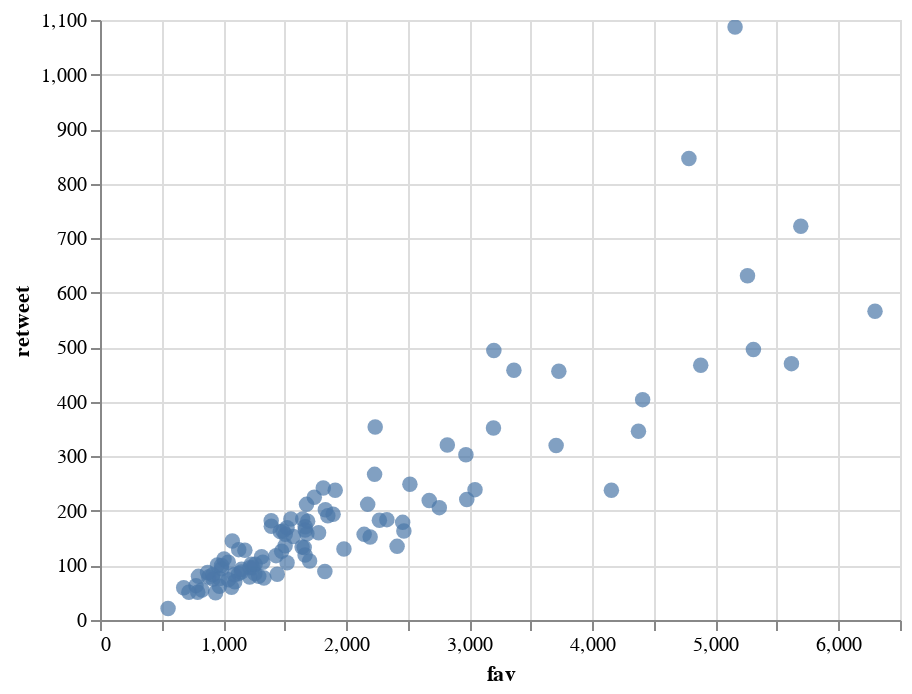

Notebook source saved alongside this figure:
### Markdown cell above
# Visualizaciones interactivas

Vega-Lite es una gramática en JSON descriptiva para representar visualizaciones.

Altair por otro lado, es una herramienta de visualización.  Se pueden combinar de manera directa.

Supercombo :@



# VEGA-LITE
https://vega.github.io/vega-lite/


# ALTAIR
https://altair-viz.github.io/

### Code cell
import pandas as pd
import altair as alt

# from vega_datasets import data

url = "https://raw.githubusercontent.com/aaizemberg/vis/gh-pages/narda/df_NardaLepes.tsv"
df = pd.read_csv(url, sep="\t" )

alt.Chart(df).mark_circle(size=60).encode(
    x='fav',
    y='retweet',
    tooltip=['text']
).interactive()

### Figure 1 — Vega-Lite specification as saved in the notebook (floating-point values rounded to 4 significant figures)
{"config": {"view": {"continuousWidth": 400, "continuousHeight": 300}}, "data": {"name": "data-5f6160366306339d4011c35e17a1ac81"}, "mark": {"type": "circle", "size": 60}, "encoding": {"tooltip": [{"type": "nominal", "field": "text"}], "x": {"type": "quantitative", "field": "fav"}, "y": {"type": "quantitative", "field": "retweet"}}, "selection": {"selector001": {"type": "interval", "bind": "scales", "encodings": ["x", "y"]}}, "$schema": "https://vega.github.io/schema/vega-lite/v4.0.2.json", "datasets": {"data-5f6160366306339d4011c35e17a1ac81": [{"screen_name": "NardaLepes", "date": "Mon Jul 30 14:44:00 +0000 2018", "fav": 553, "retweet": 21, "text": "104) queres flambear ? (Claro nivel 3) el alcohol lo pones con la sartén FUERA del fuego...."}, {"screen_name": "NardaLepes", "date": "Sat Jul 28 15:03:21 +0000 2018", "fav": 2195, "retweet": 152, "text": "103) congelar 2: descongela lento, es la clave. En heladera es lo ideal. Asi cuidás la textura. No descongeles en bacha bajo el agua... por favorrrr!"}, {"screen_name": "NardaLepes", "date": "Sat Jul 28 14:59:02 +0000 2018", "fav": 939, "retweet": 50, "text": "102) congelar 1:  en tandas chicas , dividido, asi se congela mas rapido (queda mejor todo) no bloques gigantes."}, {"screen_name": "NardaLepes", "date": "Fri Jul 27 22:22:11 +0000 2018", "fav": 4155, "retweet": 238, "text": "101) se buen cliente de la verduleria, carniceria, pescaderia. Se fiel. Dale feed back , reconocele el buen producto y avisale cuando es medio medio. Establece vinculo, te va a cuidar."}, {"screen_name": "NardaLepes", "date": "Fri Jul 27 20:33:45 +0000 2018", "fav": 5160, "retweet": 1087, "text": "100) si queres saber si estas comiendo bien, funciona mucho con niños ( que les gusta el temita ).  Tu caca tiene que flotar. Si va al fondo, falta equilibrio, mas frutas y mas verduras."}, {"screen_name": "NardaLepes", "date": "Fri Jul 27 00:23:21 +0000 2018", "fav": 2675, "retweet": 219, "text": "99) conoce las comidas de los otros, vecinos, provincias, paises, u otras culturas. Acercate a las colectividades y proba todo que puedas. Siempre vas a aprender, inspirarte y cocinar mejor."}, {"screen_name": "NardaLepes", "date": "Wed Jul 25 18:22:51 +0000 2018", "fav": 3706, "retweet": 320, "text": "98) milanesas al horno. Para que no sean una suela blanca y seca; calentás bien la placa de horno sin nada, pones las milas con un poquito de aceite en la parte baja del horno , pocos minutos x lado."}, {"screen_name": "NardaLepes", "date": "Tue Jul 24 23:57:49 +0000 2018", "fav": 5694, "retweet": 722, "text": "97) cuando domines una receta, enseñasela a alguien. Eso es hacer el bien. Comparti. Pasala."}, {"screen_name": "NardaLepes", "date": "Tue Jul 24 23:19:13 +0000 2018", "fav": 1440, "retweet": 84, "text": "96) la mayoria de los hornos mienten. Manejate con bajo, medio y fuerte. No con numeros. (Exepto en pasteleria... ya sabes)"}, {"screen_name": "NardaLepes", "date": "Tue Jul 24 23:12:16 +0000 2018", "fav": 970, "retweet": 62, "text": "95)hace tus vinagretas en un frasco. Tapa y sacudi a lo loco.  Si esta muy densa, chorrito de agua fria."}, {"screen_name": "NardaLepes", "date": "Tue Jul 24 23:06:23 +0000 2018", "fav": 1069, "retweet": 60, "text": "94) entra al nivel 2 confiado. Aprende a hacer pickles y conservas. Despues te crees mil."}, {"screen_name": "NardaLepes", "date": "Tue Jul 24 22:32:22 +0000 2018", "fav": 1827, "retweet": 89, "text": "93) el extracto de tomate es una pequeña bomba de sabor que necesita solo expandirse y equilibrarse. No dejes que muera en la puerta de tu heladera. Sacala a pasear en salsas, guisos, estofados, etc."}, {"screen_name": "NardaLepes", "date": "Tue Jul 24 21:07:57 +0000 2018", "fav": 5618, "retweet": 470, "text": "92) cuando armas un sandwich las fetas no van planas o dobladas, van plegadas, con volumen . Verificado x la Nasa."}, {"screen_name": "NardaLepes", "date": "Tue Jul 24 20:16:28 +0000 2018", "fav": 1216, "retweet": 79, "text": "91) usa yogurt natural para vinagretas, ensaladas, salsas y para cocinar. Bien con lo inspirado en mediterráneo o medio oriente... etc"}, {"screen_name": "NardaLepes", "date": "Tue Jul 24 19:14:02 +0000 2018", "fav": 2980, "retweet": 221, "text": "90) la panceta va a la sarten fria, fuego bajo, tranqui. Desgrasa y se pone crocante."}, {"screen_name": "NardaLepes", "date": "Tue Jul 24 18:25:34 +0000 2018", "fav": 1814, "retweet": 242, "text": "89) si los fuegos de tu cocina estan amarillos, llama al gasista."}, {"screen_name": "NardaLepes", "date": "Tue Jul 24 18:21:35 +0000 2018", "fav": 1703, "retweet": 108, "text": "88) cuando volves de hacer las compras lava frutas y verduras. Todo listo para comer y usar siempre."}, {"screen_name": "NardaLepes", "date": "Tue Jul 24 12:07:03 +0000 2018", "fav": 3047, "retweet": 239, "text": "87) cualquier liquido o aceite que ponemos en sartén o wok,  va por los bordes, no directo al centro."}, {"screen_name": "NardaLepes", "date": "Tue Jul 24 12:04:36 +0000 2018", "fav": 2757, "retweet": 206, "text": "86) si tus hojas se ven medio muertas, bol con agua bien fria por 10 minutos. Vuelven a la vida."}, {"screen_name": "NardaLepes", "date": "Tue Jul 24 12:03:06 +0000 2018", "fav": 2270, "retweet": 183, "text": "85) la tabla va paradita en un lugar aireado. Sacala de abajo de la bacha. Toma olor y junta humedad."}, {"screen_name": "NardaLepes", "date": "Tue Jul 24 12:01:21 +0000 2018", "fav": 1290, "retweet": 80, "text": "84) set de cuchillos basico. Uno grande, un chiquito con buena punta, uno con serrucho. Afilados obvio."}, {"screen_name": "NardaLepes", "date": "Tue Jul 24 11:47:28 +0000 2018", "fav": 5261, "retweet": 631, "text": "83) si freis en poco aceite, el resultado es comida aceitosa. Cuanto mas aceite en la sarten u olla, menos en la comida."}, {"screen_name": "NardaLepes", "date": "Tue Jul 24 03:09:50 +0000 2018", "fav": 1982, "retweet": 130, "text": "82) si vas a cocinar pescado en la sartén o plancha, corta los filets del ancho de tu espátula. Asi podes dar vuelta sin romperlos."}, {"screen_name": "NardaLepes", "date": "Tue Jul 24 03:08:27 +0000 2018", "fav": 1666, "retweet": 119, "text": "81) marinar suma mil puntos. Puede ser unos minutos (queso)  o una hora (pescado)  una noche (pollo o carne). Experimenta."}, {"screen_name": "NardaLepes", "date": "Tue Jul 24 02:20:17 +0000 2018", "fav": 4375, "retweet": 346, "text": "80) la pasta sale de la olla al dente y va a la sartén, con  salsa o manteca, o ajo aceite , etc. Y se le agrega 1 cucharon de agua de cocción. Con un chorrito no hacemos nada. Y a mover a lo loco."}, {"screen_name": "NardaLepes", "date": "Tue Jul 24 01:54:44 +0000 2018", "fav": 2146, "retweet": 157, "text": "79) en la licuadora , siempre líquidos primero, sólidos después."}, {"screen_name": "NardaLepes", "date": "Tue Jul 24 01:47:33 +0000 2018", "fav": 3728, "retweet": 456, "text": "78) tene limones , siempre."}, {"screen_name": "NardaLepes", "date": "Tue Jul 24 01:45:32 +0000 2018", "fav": 6297, "retweet": 566, "text": "77) si queres el mejor tostado del mundo, hacelo en sarten o plancha de hierro con oliva o manteca. Bien dorado de ambos lados. De nada."}, {"screen_name": "NardaLepes", "date": "Tue Jul 24 01:40:35 +0000 2018", "fav": 2331, "retweet": 184, "text": "76) si vas a hacer un buen bife, va a haber humo. Quiere decir que hay calor suficiente, que va a dorar. Nada mas triste que un churrasquito gris.  El quiere celeste..., o el durazno y la pelusa...."}, {"screen_name": "NardaLepes", "date": "Mon Jul 23 19:52:42 +0000 2018", "fav": 2414, "retweet": 135, "text": "75) si vas a caramelizar cebolla, hace el doble y guarda. La vas a usar seguro. Y te ahorras un horita de tiempo. Salsas, tarta, rellenos, estofado, empanadas, ..."}, {"screen_name": "NardaLepes", "date": "Mon Jul 23 19:48:05 +0000 2018", "fav": 1095, "retweet": 70, "text": "74) si compras azúcar mascabo (que tiende a apelmazarse) agregale un poco de azucar blanca asi no se pegotea."}, {"screen_name": "NardaLepes", "date": "Mon Jul 23 19:08:26 +0000 2018", "fav": 1091, "retweet": 83, "text": "73) para mandar al horno, en un bol y en este orden: vegetales, aceite, sal ➡️asar. El aceite siempre primero, despues el resto."}, {"screen_name": "NardaLepes", "date": "Mon Jul 23 13:47:40 +0000 2018", "fav": 2459, "retweet": 179, "text": "72) para pollo al horno, antes de condimentar, secalo bien. Un rato al aire, repasador, cuanto mas seco mejor. Llegue a colgarlo y darle con secador de pelo en frio... pollo con piel crocante."}, {"screen_name": "NardaLepes", "date": "Sun Jul 22 23:34:57 +0000 2018", "fav": 2469, "retweet": 163, "text": "71) a la hora de condimentar algunos vegetales (🥕🍅🍠🍆, zapallo, calabaza) para  asar o saltear sumale un poquiiito de azucar. Poquito."}, {"screen_name": "NardaLepes", "date": "Sun Jul 22 23:27:58 +0000 2018", "fav": 1681, "retweet": 158, "text": "70) si tu esponja de cocina o tu trapito amarillo te dan asquito limpios, es hora de cambiarlos."}, {"screen_name": "NardaLepes", "date": "Sun Jul 22 23:26:34 +0000 2018", "fav": 794, "retweet": 51, "text": "69) huesos. Caldos, o fondos de coccion ( epa, tocamos nivel3) guarda los huesos que puedas. Y a la sopa!"}, {"screen_name": "NardaLepes", "date": "Sun Jul 22 23:24:40 +0000 2018", "fav": 1520, "retweet": 105, "text": "68) el papel manteca es un viaje de ida. Tenelo, podes envolver queso, en la fuente para asar, proteger un pollo en la heladera, para poner una “tapa”  sobre algo reduciendo... etc etc etc etc etc"}, {"screen_name": "NardaLepes", "date": "Sun Jul 22 23:21:35 +0000 2018", "fav": 1126, "retweet": 85, "text": "67) si vas a usar la mandolina, mas vale que seas nivel 2 certificado. Te jugas una yema del dedo, ojo."}, {"screen_name": "NardaLepes", "date": "Sun Jul 22 23:19:29 +0000 2018", "fav": 1313, "retweet": 116, "text": "66) usa hierbas, compra plantin de hierbas, sembrá.  Compra frescas y cuidalas.  Si empiezan a decaer, no las dejes pudrir, secalas. Cambian cualquier plato."}, {"screen_name": "NardaLepes", "date": "Sun Jul 22 23:16:21 +0000 2018", "fav": 4785, "retweet": 846, "text": "65) si en tu sarten antiadherente las cosas se pegan, estas empezando a comer teflon. Sabelo."}, {"screen_name": "NardaLepes", "date": "Sun Jul 22 21:25:40 +0000 2018", "fav": 916, "retweet": 83, "text": "64) calamares. Los cocinamos muy poquitos minutos (entre 3 y 5) o al menos ‘45. En el medio, a menos que sepas lo que haces, queda chicle."}, {"screen_name": "NardaLepes", "date": "Sun Jul 22 21:21:43 +0000 2018", "fav": 1776, "retweet": 160, "text": "63) abri tus especias guardadas, si no huelen a nada, no tiene gusto a nada."}, {"screen_name": "NardaLepes", "date": "Sun Jul 22 21:13:49 +0000 2018", "fav": 1218, "retweet": 96, "text": "62) si usas libros de cocina, toma notas en el libro. Que cambiaste, que pasó, si le faltaba algo, si era seco... la proxima corregis."}, {"screen_name": "NardaLepes", "date": "Sun Jul 22 21:00:23 +0000 2018", "fav": 1642, "retweet": 134, "text": "61) ah el queso se ralla mas fino aún, del lado del rallador que arranca pedazos de nudillo. Asi se aprovecha mas el sabor."}, {"screen_name": "NardaLepes", "date": "Sun Jul 22 20:56:36 +0000 2018", "fav": 5309, "retweet": 496, "text": "60) zanahoria rallada. El que la ralla gruesa no entiende nada. Se ralla del lado finito. Gruesa sin sabor, seca y mata encías no. Aca no acepto opiniones. Calabozo."}, {"screen_name": "NardaLepes", "date": "Sun Jul 22 20:41:48 +0000 2018", "fav": 1894, "retweet": 194, "text": "59) tres reglas para pedir pizza x tel. Acompañarla siempre con una ensalada, siempre. Esperarla con el horno prendido. Pedir faina y guardarla para otra comida."}, {"screen_name": "NardaLepes", "date": "Sun Jul 22 20:40:20 +0000 2018", "fav": 828, "retweet": 55, "text": "58) el marlo de los choclos son un gran agregado para sopas y pucheros. Endulzan un poco y dan cuerpo."}, {"screen_name": "NardaLepes", "date": "Sun Jul 22 20:39:14 +0000 2018", "fav": 972, "retweet": 76, "text": "57) mientras cocinamos tener un bol o tachito para ir tirando lo que descartamos. Si de ahi nada sirve para una sopa, al tacho."}, {"screen_name": "NardaLepes", "date": "Sun Jul 22 15:47:39 +0000 2018", "fav": 1323, "retweet": 106, "text": "56) entrena tu paladar probando variedades del mismo producto... compra un durazno de cada tipo, uvas, tomates, un zapallito y un zucchini, sentí las diferencias , recordalas. Es un ejercicio. Sirve."}, {"screen_name": "NardaLepes", "date": "Sun Jul 22 15:13:27 +0000 2018", "fav": 2973, "retweet": 303, "text": "55) sal:  marina, en escamas, kosher, parrillera.  La comun solo cuando no queda otra. Si si, así de extremo. ( no todas son mas caras, solo que hay que buscarlas ). Regalá sal rica. Se buen amigo."}, {"screen_name": "NardaLepes", "date": "Sun Jul 22 15:09:53 +0000 2018", "fav": 4409, "retweet": 404, "text": "54) nunca nunca se condimenta el huevo revuelto en la sarten u olla. Siempre al servir. Recuerdalo padawan."}, {"screen_name": "NardaLepes", "date": "Sun Jul 22 15:08:23 +0000 2018", "fav": 680, "retweet": 59, "text": "53) nivel 2,  pincel. Aplica sabor de manera pareja, para grillados, parrilla, horno, tortas..."}, {"screen_name": "NardaLepes", "date": "Sun Jul 22 15:06:12 +0000 2018", "fav": 1332, "retweet": 77, "text": "52) si al cocinar un guiso, estofado o salsa ves un espumita poco atractiva arriba. Se saca con una cuchara. Pasas lo ves, lo sacas, cada rato. Se llama espumar. Sirve."}, {"screen_name": "NardaLepes", "date": "Sun Jul 22 15:03:56 +0000 2018", "fav": 2822, "retweet": 321, "text": "51) comprobado por la ciencia, muchos platos son mas ricos al otro dia, recalentados. Los sabores se asientan. El plato forma su personalidad."}, {"screen_name": "NardaLepes", "date": "Sun Jul 22 15:02:01 +0000 2018", "fav": 1150, "retweet": 93, "text": "50) tenes que aprender a brasear. Un antes y un despues de dominar el braseado (cocinar en liquido sabroso) infinitas variables, nunca falla. Cualquier corte humilde se trasforma en algo espectacular."}, {"screen_name": "NardaLepes", "date": "Sun Jul 22 14:59:02 +0000 2018", "fav": 1258, "retweet": 85, "text": "49) bowl, algunos de metal o vidrio (para baño maria) algunos de ceramica o loza . Plástico? Nah"}, {"screen_name": "NardaLepes", "date": "Sun Jul 22 14:57:10 +0000 2018", "fav": 2175, "retweet": 212, "text": "48) hornito eléctrico. Hornito eléctrico. Sirve para todo."}, {"screen_name": "NardaLepes", "date": "Sun Jul 22 14:54:30 +0000 2018", "fav": 4881, "retweet": 467, "text": "47) la calabaza hervida es un embole.  Cocinala en sarten con agua o caldo y manteca, (ajito, hierbas, amor) hasta que este tierna y evapore el liquido. El pure de la gloria."}, {"screen_name": "NardaLepes", "date": "Sun Jul 22 14:52:02 +0000 2018", "fav": 1043, "retweet": 74, "text": "46) polemicos morrones, muchos los evitan. Dos caminos, o muy muy cocidos o crudos con vinagre o limon (criollita) . Cualquier cosa en el medio... es mas facil repetirlos."}, {"screen_name": "NardaLepes", "date": "Sun Jul 22 14:49:43 +0000 2018", "fav": 780, "retweet": 63, "text": "45) al cocinar remolachas deja la piel un poco de cabitos. Hervidas o al horno. Hasta que esten tiernas. Despues se pelan solas casi."}, {"screen_name": "NardaLepes", "date": "Sun Jul 22 14:47:31 +0000 2018", "fav": 1243, "retweet": 96, "text": "44) hacete un favor , mejora tu vida , aprende a hacer buenos porotos. Fuego bajo siempre, nunca borbotones,  tiempo? Mucho, mucho. Cuanto? Un poco mas, si falta agua, agregale."}, {"screen_name": "NardaLepes", "date": "Sun Jul 22 14:45:00 +0000 2018", "fav": 3200, "retweet": 494, "text": "43) las bananas no van en la heladera."}, {"screen_name": "NardaLepes", "date": "Sun Jul 22 14:44:14 +0000 2018", "fav": 1851, "retweet": 191, "text": "42) antes de usar un aceto berreta, elegí siempre un vinagre humilde pero digno."}, {"screen_name": "NardaLepes", "date": "Sun Jul 22 14:42:46 +0000 2018", "fav": 1687, "retweet": 181, "text": "41) solo si un jedi del horneado usas el piso del horno. Sino, estante superior gratina, dora mas x arriba, estante inferior cocina mas parejo.  El calor SUBE."}, {"screen_name": "NardaLepes", "date": "Sun Jul 22 14:36:35 +0000 2018", "fav": 988, "retweet": 94, "text": "40) al hornear si la bandeja es demasiado grande o demasiado chica afecta el resultado. Se seca antes de tiempo o no dora nunca."}, {"screen_name": "NardaLepes", "date": "Sun Jul 22 14:31:26 +0000 2018", "fav": 884, "retweet": 79, "text": "39) no subestimes nunca el poder de una anchoa. En salsa, salteados, mayonesas, guisos, dips."}, {"screen_name": "NardaLepes", "date": "Sun Jul 22 14:22:25 +0000 2018", "fav": 1148, "retweet": 88, "text": "38) antes de incorporar fruta seca (nueces etc) probalas. Aveces tienen gusto a mueble húmedo. Por se pasaron."}, {"screen_name": "NardaLepes", "date": "Sun Jul 22 14:20:54 +0000 2018", "fav": 722, "retweet": 51, "text": "37) cuando decimos hervir unos minutos  y poner en “agua con hielo” para cortar cocción, no es al p#@&amp;! Probalo.  Despues colar y usar al momento o despues."}, {"screen_name": "NardaLepes", "date": "Sun Jul 22 14:03:45 +0000 2018", "fav": 1659, "retweet": 133, "text": "36) la plancha de hierro se calienta mucho rato a fuego bajo-medio. Al poner la carne, subimos un poco. Si arrancamos al máximo no tenemos a donde ir."}, {"screen_name": "NardaLepes", "date": "Sun Jul 22 00:33:16 +0000 2018", "fav": 918, "retweet": 75, "text": "35) usa el fuego residual de la parrilla para cocinar algo para después. Pimientos, cebolla entera, berenjenas... a la noche sale escalibada. O postre... bananas con canela..."}, {"screen_name": "NardaLepes", "date": "Sun Jul 22 00:30:22 +0000 2018", "fav": 1430, "retweet": 118, "text": "34) edita tu cocina. Vacia cajones y estantes de cosas rotas o repetidas. Deja solo lo que usas. Vas a cocinar mas."}, {"screen_name": "NardaLepes", "date": "Sat Jul 21 15:11:20 +0000 2018", "fav": 2518, "retweet": 249, "text": "33) es imposible comer bien arrancando de cero cada vez. Ralla zanahoria, blanquea brocolis, zapallo asado,milas en el freezer, sopa hecha, tene la heladera con preproduccion."}, {"screen_name": "NardaLepes", "date": "Sat Jul 21 15:08:34 +0000 2018", "fav": 1911, "retweet": 238, "text": "32) casi cualquier cosa con un huevo arriba es una buena comida. (A la plancha, frito, pocheadp, duro, 5 min)"}, {"screen_name": "NardaLepes", "date": "Sat Jul 21 15:07:41 +0000 2018", "fav": 3363, "retweet": 458, "text": "31) las sobras no existen. Es comida, no sobras. Ideales para comer un poco de cada cosa, ayuda a variar. 2 croquetas, medio tomate, un poco de arroz 1 pera. <br>Co mi da."}, {"screen_name": "NardaLepes", "date": "Sat Jul 21 15:05:12 +0000 2018", "fav": 2236, "retweet": 354, "text": "30) no hagas las compras con hambre. (Compras de más) cocina con hambre, le pones mas onda."}, {"screen_name": "NardaLepes", "date": "Sat Jul 21 00:18:26 +0000 2018", "fav": 1228, "retweet": 102, "text": "29) cortar y pelar zapallos da un poco de miedo de quedar sin dedos. Lavalo y entero al horno. Hasta que este bien cocido. Cuando sale haces que queres."}, {"screen_name": "NardaLepes", "date": "Fri Jul 20 23:47:08 +0000 2018", "fav": 954, "retweet": 101, "text": "28) si no te gusta como quedó, mejoralo. Aprende a corregir.  Todo se puede “emparchar”."}, {"screen_name": "NardaLepes", "date": "Fri Jul 20 23:45:21 +0000 2018", "fav": 1476, "retweet": 126, "text": "27) cuando hagas arroz, hace de mas. El arroz saltado se hace con arroz frio."}, {"screen_name": "NardaLepes", "date": "Fri Jul 20 23:42:54 +0000 2018", "fav": 1831, "retweet": 202, "text": "26) todo sirve, medio limon semi exprimido ( te levanta una mila fria) , el fondito del franco de mostaza (para vinagreta) , el culito del queso ( dentro de la sopa o guisito). No tires nada"}, {"screen_name": "NardaLepes", "date": "Fri Jul 20 21:51:19 +0000 2018", "fav": 1392, "retweet": 172, "text": "25) se paciente, deja que las cosas doren."}, {"screen_name": "NardaLepes", "date": "Fri Jul 20 21:08:01 +0000 2018", "fav": 1260, "retweet": 102, "text": "24) no le temas a la manteca. Simplemente combinala con vegetales o pescado. Reforza el sabor de lo q te cuesta mas comer."}, {"screen_name": "NardaLepes", "date": "Fri Jul 20 21:02:52 +0000 2018", "fav": 1570, "retweet": 153, "text": "23) un poquito de un buen queso garpa mucho mas que mucha cantidad de un mal queso."}, {"screen_name": "NardaLepes", "date": "Fri Jul 20 19:32:54 +0000 2018", "fav": 1667, "retweet": 165, "text": "22) sale del horno, reposa. Siempre. Carne, papas, pollo, lo que sea. Al menos 5 min."}, {"screen_name": "NardaLepes", "date": "Fri Jul 20 19:31:25 +0000 2018", "fav": 2231, "retweet": 267, "text": "21) cualquier carne, pollo etc. NUNCA directo de la heladera al fuego. Al menos 10 min a tem ambiente."}, {"screen_name": "NardaLepes", "date": "Fri Jul 20 15:06:45 +0000 2018", "fav": 1504, "retweet": 136, "text": "20) una olla o sarten de hierro. Cambia todo. TODO."}, {"screen_name": "NardaLepes", "date": "Fri Jul 20 15:06:08 +0000 2018", "fav": 988, "retweet": 100, "text": "19) pensa tu plato desde la guarnicion. Asi vas a comer mas variado."}, {"screen_name": "NardaLepes", "date": "Fri Jul 20 15:05:17 +0000 2018", "fav": 800, "retweet": 80, "text": "18) para entrar en nivel 2, usa la olla a presion. Ahorra tiempo, gas, energia."}, {"screen_name": "NardaLepes", "date": "Fri Jul 20 15:04:36 +0000 2018", "fav": 874, "retweet": 87, "text": "17) lo acido y lo dulce se equilibran entre si. En una salsa, en un postre , en una ensalada..."}, {"screen_name": "NardaLepes", "date": "Thu Jul 19 20:59:26 +0000 2018", "fav": 1505, "retweet": 157, "text": "16) si la coccion es larga, poca sal de entrada. Por que reduce y se concentra."}, {"screen_name": "NardaLepes", "date": "Thu Jul 19 20:32:41 +0000 2018", "fav": 1008, "retweet": 112, "text": "15) lavate las manos antes y después de cocinar."}, {"screen_name": "NardaLepes", "date": "Thu Jul 19 14:50:24 +0000 2018", "fav": 1741, "retweet": 225, "text": "14) los cuchillos afilados no ae guardan en el cajon. Se desafilan"}, {"screen_name": "NardaLepes", "date": "Thu Jul 19 13:28:28 +0000 2018", "fav": 1075, "retweet": 145, "text": "13) lee las etiquetas de lo que comas todos los dias."}, {"screen_name": "NardaLepes", "date": "Thu Jul 19 00:56:42 +0000 2018", "fav": 1465, "retweet": 162, "text": "12) en casa, seguir recetas es para momentos especiales. En el dia a dia hay que improvisar."}, {"screen_name": "NardaLepes", "date": "Thu Jul 19 00:50:59 +0000 2018", "fav": 1177, "retweet": 128, "text": "Me olvide uno fundamental! <br>11) hay mucha comida rica que no es linda y viceversa."}, {"screen_name": "NardaLepes", "date": "Wed Jul 18 22:21:38 +0000 2018", "fav": 1391, "retweet": 182, "text": "10) el horno no es un deposito, usalo."}, {"screen_name": "NardaLepes", "date": "Wed Jul 18 22:20:26 +0000 2018", "fav": 1551, "retweet": 185, "text": "9) hace las compras en la verduleria. Arranca x ahi. Pensa tu plato desde la guarnicion. El resto sale solo."}, {"screen_name": "NardaLepes", "date": "Wed Jul 18 22:18:38 +0000 2018", "fav": 1667, "retweet": 171, "text": "8) usa pimentero, no pimienta molida"}, {"screen_name": "NardaLepes", "date": "Wed Jul 18 21:50:29 +0000 2018", "fav": 1647, "retweet": 185, "text": "7) no peses ni midas tanto. Aprende a usar el ojo. (Salvo en pasteleria!) desperta la intuitivo."}, {"screen_name": "NardaLepes", "date": "Wed Jul 18 21:49:27 +0000 2018", "fav": 1520, "retweet": 169, "text": "6) se organizado, limpia mientras haces. Tene todo listo y a mano antes de arrancar a cocinar."}, {"screen_name": "NardaLepes", "date": "Wed Jul 18 21:48:39 +0000 2018", "fav": 1042, "retweet": 106, "text": "5) termina mas simples los platos con  , hierbas frescas, quesos, crocantes. Suman textura y perfiles de sabor."}, {"screen_name": "NardaLepes", "date": "Wed Jul 18 21:46:30 +0000 2018", "fav": 1678, "retweet": 212, "text": "4) lee la receta antes y entende que vas a hacer y por que. Desobedece y cambia lo que quieras si la entendiste."}, {"screen_name": "NardaLepes", "date": "Wed Jul 18 21:39:33 +0000 2018", "fav": 1487, "retweet": 163, "text": "3) una buena alacena se hace de a poco. Compra conservas, especias, salsas. Poca cantidad , mucha variedad."}, {"screen_name": "NardaLepes", "date": "Wed Jul 18 21:38:32 +0000 2018", "fav": 1127, "retweet": 129, "text": "2) usa vegetales, probalos en crudo. Aprende de la materia prima. Toca, ole y probalos."}, {"screen_name": "NardaLepes", "date": "Wed Jul 18 21:37:03 +0000 2018", "fav": 3197, "retweet": 352, "text": "10 tips para cocinar y comer mejor:<br>1) lo que crece junto queda bien , combina bien entre si. En estacion. Por ej, hongos y zapallos. Esparragos y alcauciles. Duraznos y tomates."}]}}
